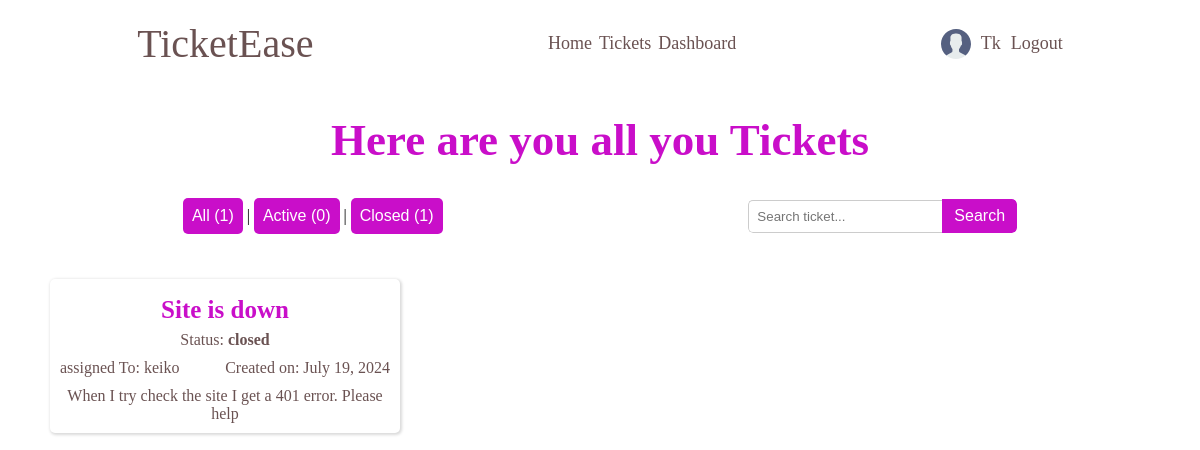
Before: /client/keiko/dashboard (signed in) with the older database file.
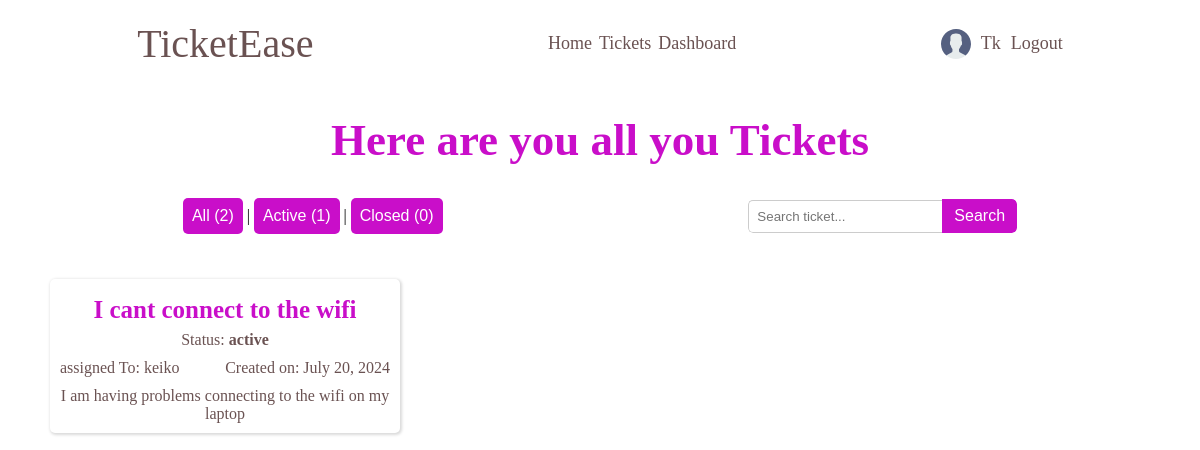
After: the same page with the newer database file.
### tickets/models.py (models this page shows, shortened)
class Ticket(models.Model):
    STATUS = (
        ('open', 'open'),
        ('active', 'active'),
        ('closed', 'closed'),
    )
    ticket_id = models.UUIDField(default=uuid.uuid4)
    slug = models.SlugField(unique=True)
    title = models.CharField(max_length=100)
    description = models.TextField()
    status = models.CharField(max_length=100, choices=STATUS, default='open')
    attachments = models.ImageField(null=True, blank=True, upload_to='attachments/')
    created_by = models.ForeignKey(CustomUser, on_delete=models.SET_NULL, null=True, related_name='created_by')
    assigned_to = models.ForeignKey(CustomUser, on_delete=models.SET_NULL, null=True, blank=True, related_name='assigned_to')
    accepted_on = models.DateTimeField(null=True, blank=True)
    closed_on = models.DateTimeField(null=True, blank=True)
    updated_on = models.DateTimeField(auto_now=True)
    created_on = models.DateTimeField(auto_now_add=True)

### accounts/models.py (models this page shows)
class CustomUser(AbstractUser):
    USER_TYPE = (
        ('client', 'client'),
        ('engineer', 'engineer'),
    )
    email = models.EmailField()
    bio = models.TextField()
    user_type = models.CharField(max_length=10, choices=USER_TYPE, default='client')
    avatar = models.ImageField(null=True, default="avatars/default_avatar.svg", upload_to='avatars/')

### tickets/views.py (the view, shortened to what this page needs)
# urls.py: path('client/<str:username>/dashboard', clientDashboard, name='client-dashboard'),
def clientDashboard(request, username):
    current_client = get_object_or_404(CustomUser, username=username)
    tickets = Ticket.objects.filter(created_by=current_client)
    status = request.GET.get('status')
    query = request.GET.get('Q')
    if status:
        tickets = Ticket.objects.filter(status=status)
    tickets = tickets.order_by('-status', '-created_on')
    all_count = Ticket.objects.count()
    active_count = tickets.filter(status='active').count()
    closed_count = tickets.filter(status='closed').count()
    context = {
        'tickets': tickets,
        'all_count': all_count,
        'active_count': active_count,
        'closed_count': closed_count,
        }
    return render(request, 'tickets/client-dashboard.html', context)

### tickets/templates/tickets/client-dashboard.html
{% extends 'tickets/index.html' %}
{% load static %}
{% block css %}
    <link rel="stylesheet" href="{% static  'tickets/styles/dashboards.css' %}">
{% endblock %}
{% block content %}
    <section class="dashboard-container">
        <div class="title">
            <h1>Here are you all you Tickets</h1>
        </div>
        <section class="search-filters">
            <section class="status-filters">
                <div class="filter-btns">
                    <button>
                        <a href="{% url 'client-dashboard' username=request.user.username %}?status=" style="color: white;">All ({{ all_count }})</a>
                    </button>
                    |
                    <button>
                        <a href="{% url 'client-dashboard' username=request.user.username %}?status=active" style="color: white;">Active ({{ active_count }})</a>
                    </button>
                    |
                    <button>
                        <a href="{% url 'client-dashboard' username=request.user.username %}?status=closed" style="color: white;">Closed ({{ closed_count }})</a>
                    </button>
                </div>
            </section>
            <section class="search-bar-container">
                <form class="search-bar method="GET" action="{% url 'tickets-view' %}">
                    <input type="text" name="q" placeholder="Search ticket...">
                    <button type="submit">Search</button>
                </form>
            </section>
        </section>
        <section class="tickets">
            {% for ticket in tickets %}
                <div class="ticket-container">
                    <section class="ticket-details">
                        <div class="title">
                            <h2 style="font-size: 25px;"> <a href="{% url 'ticket-details' slug=ticket.slug %}" style="color: rgb(201, 14, 201);">{{ ticket.title }}</a></h2>
                        </div>
                        <section class="status">
                            <p style="text-align: center;">Status: <b>{{ ticket.status }}</b></p>
                        </section>
                        <div class="detail-header">
                            <div class="created-by">
                                {% if ticket.assigned_to %}
                                    <p>assigned To: {{ticket.created_by}}</p>
                                {% else %}
                                    <p>assigned To: No one yet</p>
                                {% endif %}
                            </div>
                            <div class="date">
                                <p>Created on: {{ticket.created_on | date:'F j, Y' }}</p>
                            </div>
                        </div>
                        <section class="description">
                            <p>{{ ticket.description | truncatechars:100 }}</p>
                        </section>
                    </section>
                </div>
            {% empty %}
                    <section class="empty" style="display: flex; justify-content: center; align-items: center;">
                        <p>You have no tickets. You can <a href="{% url 'create-ticket' %}" style="color: rgb(201, 14, 201);">Create </a>one</p>
                    </section>
            {% endfor %}
        </section>
    </section>
{% endblock %}

Changed rows visible on the page:
removed Ticket: title "Site is down", status "closed", created_by "keiko", created_on "July 19, 2024", description "When I try check the site I get a 401 error. Please help"
added Ticket: title "I cant connect to the wifi", status "active", created_by "keiko", created_on "July 20, 2024", description "I am having problems connecting to the wifi on my laptop"
Other visible differences:
{{ all_count }}: "1" → "2"
{{ active_count }}: "0" → "1"
{{ closed_count }}: "1" → "0"
